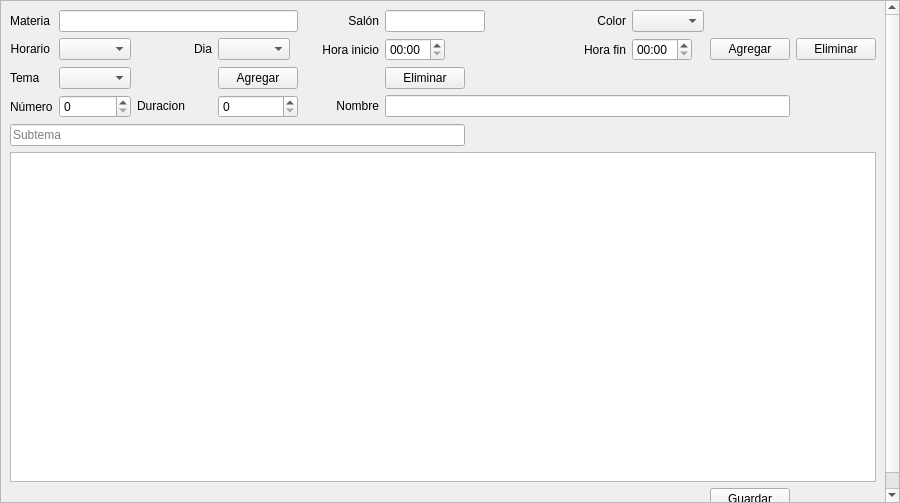
<?xml version="1.0" encoding="UTF-8"?>
<ui version="4.0">
 <class>tab_temario</class>
 <widget class="QWidget" name="tab_temario">
  <property name="geometry">
   <rect>
    <x>0</x>
    <y>0</y>
    <width>900</width>
    <height>503</height>
   </rect>
  </property>
  <property name="windowTitle">
   <string>Form</string>
  </property>
  <layout class="QGridLayout" name="gridLayout">
   <property name="leftMargin">
    <number>0</number>
   </property>
   <property name="topMargin">
    <number>0</number>
   </property>
   <property name="rightMargin">
    <number>0</number>
   </property>
   <property name="bottomMargin">
    <number>0</number>
   </property>
   <item row="0" column="0">
    <widget class="QScrollArea" name="scrollArea">
     <property name="sizePolicy">
      <sizepolicy hsizetype="Preferred" vsizetype="Expanding">
       <horstretch>0</horstretch>
       <verstretch>0</verstretch>
      </sizepolicy>
     </property>
     <property name="widgetResizable">
      <bool>true</bool>
     </property>
     <widget class="QWidget" name="scrollAreaWidgetContents">
      <property name="geometry">
       <rect>
        <x>0</x>
        <y>-65</y>
        <width>884</width>
        <height>566</height>
       </rect>
      </property>
      <layout class="QGridLayout" name="gridLayout_2">
       <item row="7" column="0" colspan="11">
        <widget class="QListWidget" name="subtemas_list">
         <property name="minimumSize">
          <size>
           <width>0</width>
           <height>330</height>
          </size>
         </property>
        </widget>
       </item>
       <item row="3" column="10">
        <widget class="QPushButton" name="btn_eliminar_horario">
         <property name="sizePolicy">
          <sizepolicy hsizetype="Fixed" vsizetype="Fixed">
           <horstretch>0</horstretch>
           <verstretch>0</verstretch>
          </sizepolicy>
         </property>
         <property name="text">
          <string>Eliminar</string>
         </property>
        </widget>
       </item>
       <item row="5" column="0">
        <widget class="QLabel" name="num_tema_label">
         <property name="text">
          <string>Número</string>
         </property>
        </widget>
       </item>
       <item row="4" column="1">
        <widget class="QComboBox" name="tema_box"/>
       </item>
       <item row="5" column="2">
        <widget class="QLabel" name="duracion_tema_label">
         <property name="sizePolicy">
          <sizepolicy hsizetype="Preferred" vsizetype="Fixed">
           <horstretch>0</horstretch>
           <verstretch>0</verstretch>
          </sizepolicy>
         </property>
         <property name="text">
          <string>Duracion</string>
         </property>
        </widget>
       </item>
       <item row="0" column="0">
        <widget class="QLabel" name="materia_label">
         <property name="sizePolicy">
          <sizepolicy hsizetype="Fixed" vsizetype="Fixed">
           <horstretch>0</horstretch>
           <verstretch>0</verstretch>
          </sizepolicy>
         </property>
         <property name="text">
          <string>Materia</string>
         </property>
         <property name="alignment">
          <set>Qt::AlignRight|Qt::AlignTrailing|Qt::AlignVCenter</set>
         </property>
        </widget>
       </item>
       <item row="3" column="8">
        <widget class="QTimeEdit" name="hora_fin_in">
         <property name="maximumSize">
          <size>
           <width>60</width>
           <height>16777215</height>
          </size>
         </property>
         <property name="displayFormat">
          <string>HH:mm</string>
         </property>
        </widget>
       </item>
       <item row="0" column="4">
        <widget class="QLabel" name="salon_label">
         <property name="text">
          <string>Salón</string>
         </property>
         <property name="alignment">
          <set>Qt::AlignRight|Qt::AlignTrailing|Qt::AlignVCenter</set>
         </property>
        </widget>
       </item>
       <item row="6" column="0" colspan="6">
        <widget class="QLineEdit" name="subtema_in">
         <property name="inputMask">
          <string/>
         </property>
         <property name="text">
          <string/>
         </property>
         <property name="placeholderText">
          <string>Subtema</string>
         </property>
        </widget>
       </item>
       <item row="3" column="5">
        <widget class="QTimeEdit" name="hora_inicio_in">
         <property name="maximumSize">
          <size>
           <width>60</width>
           <height>16777215</height>
          </size>
         </property>
         <property name="displayFormat">
          <string>HH:mm</string>
         </property>
        </widget>
       </item>
       <item row="4" column="0">
        <widget class="QLabel" name="tema_label">
         <property name="sizePolicy">
          <sizepolicy hsizetype="Preferred" vsizetype="Fixed">
           <horstretch>0</horstretch>
           <verstretch>0</verstretch>
          </sizepolicy>
         </property>
         <property name="text">
          <string>Tema</string>
         </property>
        </widget>
       </item>
       <item row="5" column="1">
        <widget class="QSpinBox" name="num_tema_in"/>
       </item>
       <item row="3" column="3">
        <widget class="QComboBox" name="dia_box">
         <property name="sizePolicy">
          <sizepolicy hsizetype="Fixed" vsizetype="Fixed">
           <horstretch>0</horstretch>
           <verstretch>0</verstretch>
          </sizepolicy>
         </property>
        </widget>
       </item>
       <item row="3" column="1">
        <widget class="QComboBox" name="horario_box">
         <property name="sizePolicy">
          <sizepolicy hsizetype="Fixed" vsizetype="Fixed">
           <horstretch>0</horstretch>
           <verstretch>0</verstretch>
          </sizepolicy>
         </property>
        </widget>
       </item>
       <item row="3" column="7">
        <widget class="QLabel" name="hora_fin_label">
         <property name="text">
          <string>Hora fin</string>
         </property>
         <property name="alignment">
          <set>Qt::AlignRight|Qt::AlignTrailing|Qt::AlignVCenter</set>
         </property>
        </widget>
       </item>
       <item row="0" column="9" colspan="2">
        <spacer name="horizontalSpacer">
         <property name="orientation">
          <enum>Qt::Horizontal</enum>
         </property>
         <property name="sizeHint" stdset="0">
          <size>
           <width>40</width>
           <height>20</height>
          </size>
         </property>
        </spacer>
       </item>
       <item row="5" column="3">
        <widget class="QSpinBox" name="duracion_tema_in"/>
       </item>
       <item row="0" column="8">
        <widget class="QComboBox" name="color_box"/>
       </item>
       <item row="3" column="4">
        <widget class="QLabel" name="hora_inicio_label">
         <property name="text">
          <string>Hora inicio</string>
         </property>
         <property name="alignment">
          <set>Qt::AlignRight|Qt::AlignTrailing|Qt::AlignVCenter</set>
         </property>
        </widget>
       </item>
       <item row="0" column="5" colspan="2">
        <widget class="QLineEdit" name="salon_in">
         <property name="sizePolicy">
          <sizepolicy hsizetype="Fixed" vsizetype="Fixed">
           <horstretch>0</horstretch>
           <verstretch>0</verstretch>
          </sizepolicy>
         </property>
         <property name="maximumSize">
          <size>
           <width>100</width>
           <height>16777215</height>
          </size>
         </property>
        </widget>
       </item>
       <item row="8" column="9">
        <widget class="QPushButton" name="btn_guardar">
         <property name="text">
          <string>Guardar</string>
         </property>
        </widget>
       </item>
       <item row="3" column="0">
        <widget class="QLabel" name="horario_label">
         <property name="sizePolicy">
          <sizepolicy hsizetype="Fixed" vsizetype="Fixed">
           <horstretch>0</horstretch>
           <verstretch>0</verstretch>
          </sizepolicy>
         </property>
         <property name="text">
          <string>Horario</string>
         </property>
         <property name="alignment">
          <set>Qt::AlignRight|Qt::AlignTrailing|Qt::AlignVCenter</set>
         </property>
        </widget>
       </item>
       <item row="3" column="9">
        <widget class="QPushButton" name="btn_agregar_horario">
         <property name="sizePolicy">
          <sizepolicy hsizetype="Fixed" vsizetype="Fixed">
           <horstretch>0</horstretch>
           <verstretch>0</verstretch>
          </sizepolicy>
         </property>
         <property name="layoutDirection">
          <enum>Qt::LeftToRight</enum>
         </property>
         <property name="text">
          <string>Agregar</string>
         </property>
        </widget>
       </item>
       <item row="3" column="2">
        <widget class="QLabel" name="dia_label">
         <property name="sizePolicy">
          <sizepolicy hsizetype="Preferred" vsizetype="Fixed">
           <horstretch>0</horstretch>
           <verstretch>0</verstretch>
          </sizepolicy>
         </property>
         <property name="text">
          <string>Dia</string>
         </property>
         <property name="alignment">
          <set>Qt::AlignRight|Qt::AlignTrailing|Qt::AlignVCenter</set>
         </property>
        </widget>
       </item>
       <item row="5" column="4">
        <widget class="QLabel" name="nombre_tema_label">
         <property name="sizePolicy">
          <sizepolicy hsizetype="Preferred" vsizetype="Fixed">
           <horstretch>0</horstretch>
           <verstretch>0</verstretch>
          </sizepolicy>
         </property>
         <property name="text">
          <string>Nombre</string>
         </property>
         <property name="alignment">
          <set>Qt::AlignRight|Qt::AlignTrailing|Qt::AlignVCenter</set>
         </property>
        </widget>
       </item>
       <item row="0" column="1" colspan="3">
        <widget class="QLineEdit" name="materia_in"/>
       </item>
       <item row="0" column="7">
        <widget class="QLabel" name="color_label">
         <property name="text">
          <string>Color</string>
         </property>
         <property name="alignment">
          <set>Qt::AlignRight|Qt::AlignTrailing|Qt::AlignVCenter</set>
         </property>
        </widget>
       </item>
       <item row="5" column="5" colspan="5">
        <widget class="QLineEdit" name="nombre_tema_in"/>
       </item>
       <item row="4" column="3">
        <widget class="QPushButton" name="btn_agregar_tema">
         <property name="text">
          <string>Agregar</string>
         </property>
        </widget>
       </item>
       <item row="4" column="5">
        <widget class="QPushButton" name="btn_eliminar_tema">
         <property name="text">
          <string>Eliminar</string>
         </property>
        </widget>
       </item>
      </layout>
     </widget>
    </widget>
   </item>
  </layout>
 </widget>
 <tabstops>
  <tabstop>materia_in</tabstop>
  <tabstop>salon_in</tabstop>
  <tabstop>color_box</tabstop>
  <tabstop>horario_box</tabstop>
  <tabstop>dia_box</tabstop>
  <tabstop>hora_inicio_in</tabstop>
  <tabstop>hora_fin_in</tabstop>
  <tabstop>btn_agregar_horario</tabstop>
  <tabstop>btn_eliminar_horario</tabstop>
  <tabstop>tema_box</tabstop>
  <tabstop>btn_agregar_tema</tabstop>
  <tabstop>btn_eliminar_tema</tabstop>
  <tabstop>num_tema_in</tabstop>
  <tabstop>duracion_tema_in</tabstop>
  <tabstop>nombre_tema_in</tabstop>
  <tabstop>subtema_in</tabstop>
  <tabstop>subtemas_list</tabstop>
  <tabstop>btn_guardar</tabstop>
  <tabstop>scrollArea</tabstop>
 </tabstops>
 <resources/>
 <connections/>
</ui>
